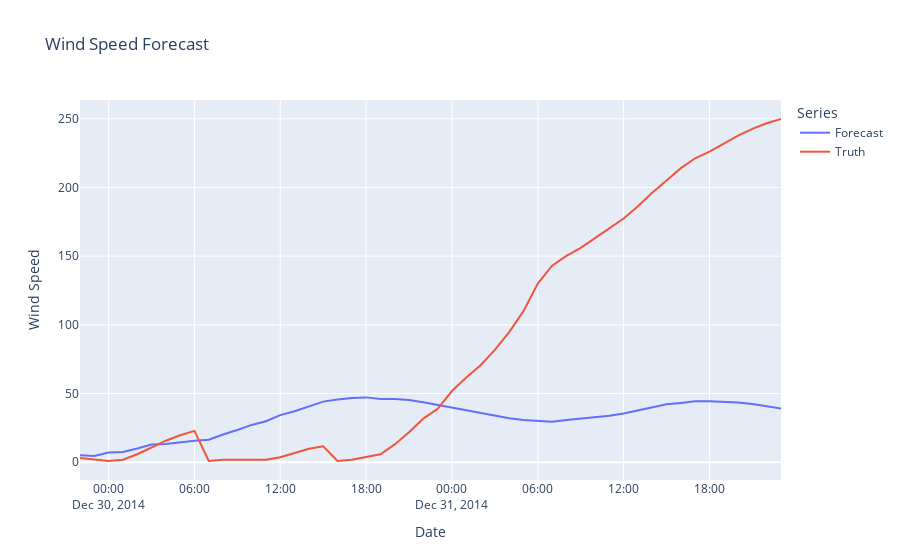

Notebook code cell kept with this figure:
### Code cell
# Create and format the figure
fig = px.line(x = truth.index, 
        y=[fcast['Iws'], truth['Iws']],
        title = 'Wind Speed Forecast',
        labels = {
            'value' : 'Wind Speed',
            'x' : 'Date',
            'variable' : 'Series'
        })

# Renaming the series
fig.data[0].name = "Forecast"
fig.data[1].name = "Truth"

# Render the plot
fig
